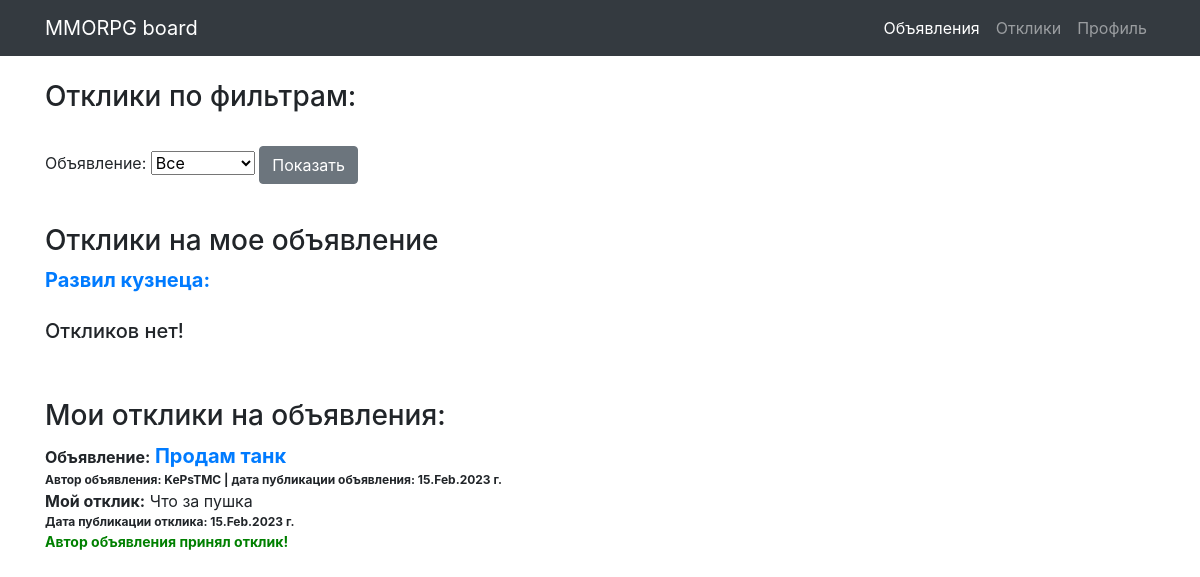
Page /responses/13 (signed in) on the committed database.
### board/models.py (models this page shows)
class Post(models.Model):
    author = models.ForeignKey(User, on_delete=models.CASCADE)
    CAT = (('tanks', 'Танки'),
           ('healers', 'Хилы'),
           ('damage_dealers', 'ДД'),
           ('dealers', 'Торговцы'),
           ('gildmasters', 'Гилдмастеры'),
           ('quest_givers', 'Квестгиверы'),
           ('blacksmiths', 'Кузнецы'),
           ('tanners', 'Кожевники'),
           ('potion_makers', 'Зельевары'),
           ('spell_masters', 'Мастера заклинаний'))
    category = models.CharField(max_length=15, choices=CAT, verbose_name='Категория')
    dateCreation = models.DateTimeField(auto_now_add=True)
    title = models.CharField(max_length=256, verbose_name='Название')
    text = RichTextField()

class Response(models.Model):
    author = models.ForeignKey(User, on_delete=models.CASCADE)
    post = models.ForeignKey(Post, on_delete=models.CASCADE)
    text = models.TextField(verbose_name='Текст')
    status = models.BooleanField(default=False)
    dateCreation = models.DateTimeField(auto_now_add=True)

### board/views.py (the view, shortened to what this page needs)
# urls.py: path('responses', Responses.as_view(), name='responses'),
class Responses(LoginRequiredMixin, ListView):
    model = Response
    template_name = 'responses.html'
    context_object_name = 'responses'
    def get_context_data(self, **kwargs):
        context = super(Responses, self).get_context_data(**kwargs)
        global title
        """
        Далее в условии - если пользователь попал на страницу через ссылку из письма, в которой содержится
        ID поста для фильтра - фильтр работает по этому ID
        """
        if self.kwargs.get('pk') and Post.objects.filter(id=self.kwargs.get('pk')).exists():
            title = str(Post.objects.get(id=self.kwargs.get('pk')).title)
            print(title)
        context['form'] = ResponsesFilterForm(self.request.user, initial={'title': title})
        context['title'] = title
        if title:
            post_id = Post.objects.get(title=title)
            context['filter_responses'] = list(Response.objects.filter(post_id=post_id).order_by('-dateCreation'))
            context['response_post_id'] = post_id.id
        else:
            context['filter_responses'] = list(Response.objects.filter(post_id__author_id=self.request.user).order_by('-dateCreation'))
        context['myresponses'] = list(Response.objects.filter(author_id=self.request.user).order_by('-dateCreation'))
        return context

### board/forms.py
class ResponsesFilterForm(forms.Form):
    def __init__(self, user, *args, **kwargs):
        super(ResponsesFilterForm, self).__init__(*args, **kwargs)
        self.fields['title'] = forms.ModelChoiceField(
            label='Объявление',
            queryset=Post.objects.filter(author_id=user.id).order_by('-dateCreation').values_list('title', flat=True),
            empty_label="Все",
            required=False
        )

### templates/responses.html (shortened to what this page needs)
{% extends 'default.html' %}
{% load bootstrap4 %}
{% block content %}
    <br>
    <h3>Отклики по фильтрам:</h3><br>
	<form method="POST">
        {{ form }}
		<input class="btn btn-secondary" type="submit" value="Показать">
	</form><br>
    {% if title %}
        <h3>Oтклики на мое объявление</h3>
        <a href="/post/{{ response_post_id }}" style="font-size: 20px;"><b>{{ title }}:</b></a><br>
        {% if filter_responses %}
            {% for response in filter_responses %}
                <a><b>Отклик: </b></a>{{ response.text }}<br>
                <span style="font-size: 12px;"><b>Автор отклика: {{ response.author.username }} |
                    дата публикации отклика: {{ response.dateCreation|date:'d.M.Y' }} г.</b></span><br>
                {% if response.status == False %}
                    <a href="/response/accept/{{ response.id }}" style="font-size: 12px; color:green"><b>принять</b></a>
                    <a>&nbsp;&nbsp;&nbsp;</a>
                    <a href="/response/delete/{{ response.id }}" style="font-size: 12px; color:red"><b>удалить</b></a>
                {% else %}
                    <a style="font-size: 14px; color:green"><b>отклик принят</b></a>
                {% endif %}
                <br><br>
            {% endfor %}
        {% else %}
            <br>
            <h5>Откликов нет!</h5>
        {% endif %}
    {% endif %}
    <br><br>
    <h3>Мои отклики на объявления:</h3>
    {% if myresponses %}
        {% for response in myresponses %}
            <a><b>Объявление:</b></a>
            <a href="/post/{{ response.post_id }}" style="font-size: 20px;"><b>{{ response.post.title }}</b></a><br>
            <span style="font-size: 12px;"><b>Автор объявления:  {{ response.post.author.username }} |
                дата публикации объявления: {{ response.post.dateCreation|date:'d.M.Y' }} г.</b></span><br>
            <a><b>Мой отклик:</b></a>
            {{ response.text }}<br>
            <span style="font-size: 12px;"><b>Дата публикации отклика: {{ response.dateCreation|date:'d.M.Y' }} г.</b></span><br>
            {% if response.status == True %}
                <a style="font-size: 14px; color:green"><b>Автор объявления принял отклик!</b></a>
            {% else %}
                <a style="font-size: 14px; color:red"><b>Автор объявления пока не принял отклик!</b></a>
            {% endif %}
        <br><br>
        {% endfor %}
    {% else %}
        <h5>Откликов нет!</h5>
    {% endif %}
{% endblock content %}

### rows in the picture
Post: title "Развил кузнеца"
Response: post "Продам танк", post.author.username "KePsTMC", post.dateCreation "15.Feb.2023", text "Что за пушка", dateCreation "15.Feb.2023", status "Автор объявления принял отклик!"
